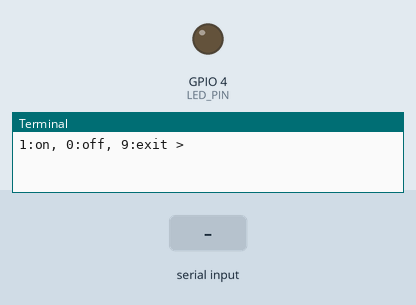
A program run on a simulated Raspberry Pi (BCM pin numbers). On the bench: output pins drawn as LEDs (lit = HIGH), the last lines printed to the terminal. Inputs (shaded band) come from the test bench.

Above: at 1.2 s.
1.3 s: "1" typed at the terminal, then Enter
At 1.7 s:
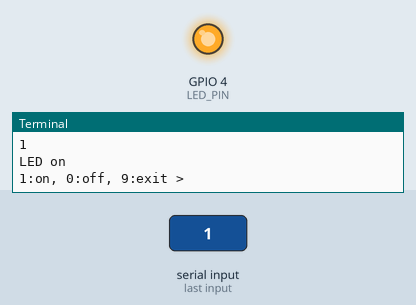
2.8 s: "0" typed at the terminal, then Enter
At 4.1 s:
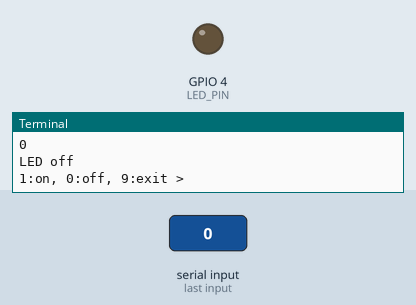
Timing chart, 0 to 5.8 s (numbered marks = the images above; inputs shaded):
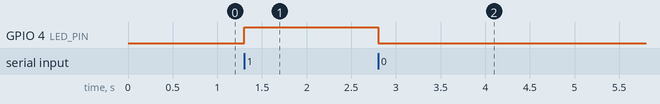

The program:

led_blink_input.py
```python
import RPi.GPIO as GPIO
LED_PIN=4
GPIO.setmode(GPIO.BCM)
GPIO.setup(LED_PIN, GPIO.OUT)
try:
	while True:
		val=input("1:on, 0:off, 9:exit >")
		if val=='0':
			GPIO.output(LED_PIN,GPIO.LOW)
			print("LED off")
		elif val=='1':
			GPIO.output(LED_PIN,GPIO.HIGH)
			print("LED on")
		elif val=='9':
			GPIO.output(LED_PIN,GPIO.LOW)
			break
finally:
	GPIO.cleanup()
	print("cleanup and exit")
```

Measured:
- after the input at 1.3 s, GPIO 4 (LED_PIN): LOW → HIGH at once
- after the input at 2.8 s, GPIO 4 (LED_PIN): HIGH → LOW at once
